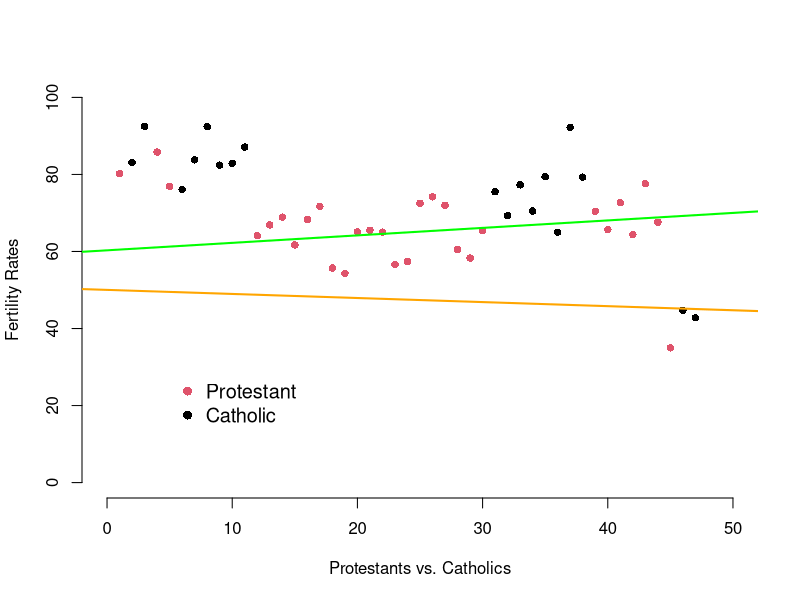

Write R code to recreate this figure.
## ---- chunk 1
knitr::opts_chunk$set(echo = TRUE)
## ---- chunk 2
model.1 <- lm(Fertility ~ Agriculture, data = swiss)
## ---- chunk 3
model.1$call
## ---- chunk 4
model.2 <- lm(Fertility ~ . -Agriculture, data = swiss)
## ---- chunk 5
model.2$call
## ---- chunk 6
faiths <- as.factor(ifelse(swiss$Catholic > 50.0, "Catholic", "Protestant"))

plot(1:nrow(swiss), 
     swiss$Fertility, 
     xlab = "Protestants vs. Catholics", 
     ylab = "Fertility Rates", 
     bty = "n", 
     pch = 16, 
     col = faiths,
     xlim = c(0, 50),
     ylim = c(0, 100))

legend(5, 
       30, 
       c("Protestant", "Catholic"), 
       pch = 16, 
       col = faiths, 
       bty = "n", 
       cex = 1.2)

abline(model.1, col = "green", lwd = 2)

abline(model.2$coefficients[1:2], col = "orange", lwd = 2)
